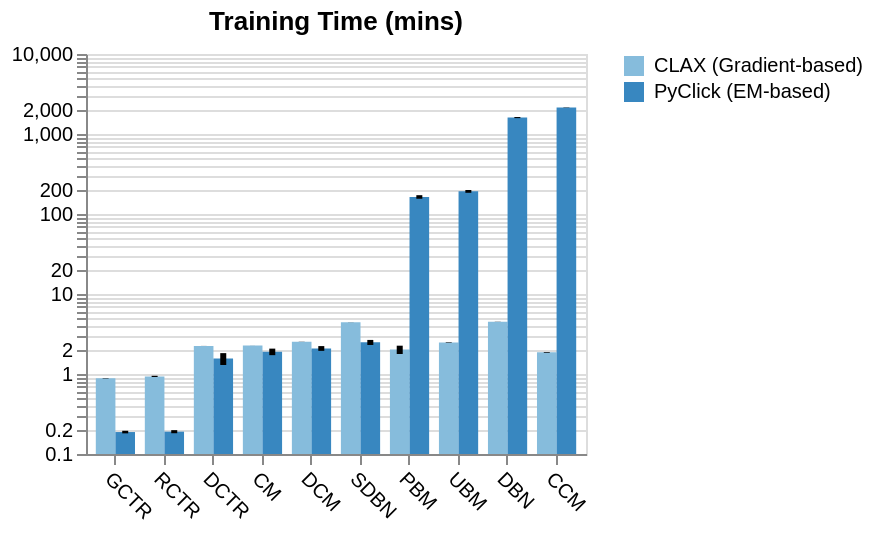

Here is the notebook cell this chart was saved with:
### Code cell
df["train_time_mins"] = df["train_time_s"].map(lambda x: x / 60)

sort_by_em = sort_order(df, "PyClick (EM-based)", "train_time_mins")

training_time_chart = alt.Chart(df, width=250, height=200, title="Training Time (mins)").mark_bar().encode(
    x=alt.X("model", title="", sort=sort_by_em).axis(labelAngle=45),
    xOffset=alt.XOffset("method", title=""),
    y=alt.Y("mean(train_time_mins)", title="").scale(type="log"),
    color=alt.Color("method", title="").scale(scheme="blues"),
        tooltip=["mean(train_time_mins)"]
) + alt.Chart(df).mark_errorbar(thickness=3).encode(
    x=alt.X("model", sort=sort_by_em).axis(labelAngle=45),
    xOffset=alt.XOffset("method", title=""),
    y=alt.Y("train_time_mins", title="").scale(type="log").axis(titlePadding=-5),
)

training_time_chart

### Figure 1 — Vega-Lite specification as saved in the notebook (floating-point values rounded to 4 significant figures)
{"config": {"view": {"continuousWidth": 300, "continuousHeight": 300}}, "layer": [{"mark": {"type": "bar"}, "encoding": {"color": {"field": "method", "scale": {"scheme": "blues"}, "title": "", "type": "nominal"}, "tooltip": [{"aggregate": "mean", "field": "train_time_mins", "type": "quantitative"}], "x": {"axis": {"labelAngle": 45}, "field": "model", "sort": ["GCTR", "RCTR", "DCTR", "CM", "DCM", "SDBN", "PBM", "UBM", "DBN", "CCM"], "title": "", "type": "nominal"}, "xOffset": {"field": "method", "title": "", "type": "nominal"}, "y": {"aggregate": "mean", "field": "train_time_mins", "scale": {"type": "log"}, "title": "", "type": "quantitative"}}, "title": "Training Time (mins)"}, {"mark": {"type": "errorbar", "thickness": 3}, "encoding": {"x": {"axis": {"labelAngle": 45}, "field": "model", "sort": ["GCTR", "RCTR", "DCTR", "CM", "DCM", "SDBN", "PBM", "UBM", "DBN", "CCM"], "type": "nominal"}, "xOffset": {"field": "method", "title": "", "type": "nominal"}, "y": {"axis": {"titlePadding": -5}, "field": "train_time_mins", "scale": {"type": "log"}, "title": "", "type": "quantitative"}}}], "data": {"name": "data-d10ff415ee76cf888db06519fe2ece52"}, "height": 200, "width": 250, "$schema": "https://vega.github.io/schema/vega-lite/v5.20.1.json", "datasets": {"data-d10ff415ee76cf888db06519fe2ece52": [{"model": "DBN", "test_loss": 0.2422, "test_ll": -0.2422, "test_ppl": 1.309, "test_cond_ppl": 1.287, "train_time_s": 269.6, "method": "CLAX (Gradient-based)", "random_state": null, "train_time_mins": 4.493}, {"model": "SDBN", "test_loss": 0.2591, "test_ll": -0.2591, "test_ppl": 1.314, "test_cond_ppl": 1.308, "train_time_s": 266.2, "method": "CLAX (Gradient-based)", "random_state": null, "train_time_mins": 4.437}, {"model": "DCM", "test_loss": 0.2623, "test_ll": -0.2623, "test_ppl": 1.318, "test_cond_ppl": 1.313, "train_time_s": 151.8, "method": "CLAX (Gradient-based)", "random_state": null, "train_time_mins": 2.53}, {"model": "CCM", "test_loss": 0.2447, "test_ll": -0.2447, "test_ppl": 1.313, "test_cond_ppl": 1.291, "train_time_s": 111.4, "method": "CLAX (Gradient-based)", "random_state": null, "train_time_mins": 1.856}, {"model": "GCTR", "test_loss": 0.3701, "test_ll": -0.37, "test_ppl": 1.526, "test_cond_ppl": 1.526, "train_time_s": 53.04, "method": "CLAX (Gradient-based)", "random_state": null, "train_time_mins": 0.8839}, {"model": "CM", "test_loss": 0.9658, "test_ll": -0.9657, "test_ppl": 1.337, "test_cond_ppl": 2.903, "train_time_s": 136.7, "method": "CLAX (Gradient-based)", "random_state": null, "train_time_mins": 2.278}, {"model": "PBM", "test_loss": 0.2618, "test_ll": -0.2618, "test_ppl": 1.312, "test_cond_ppl": 1.312, "train_time_s": 135.7, "method": "CLAX (Gradient-based)", "random_state": null, "train_time_mins": 2.262}, {"model": "UBM", "test_loss": 0.2415, "test_ll": -0.2415, "test_ppl": 1.31, "test_cond_ppl": 1.287, "train_time_s": 147.1, "method": "CLAX (Gradient-based)", "random_state": null, "train_time_mins": 2.452}, {"model": "DCTR", "test_loss": 0.269, "test_ll": -0.269, "test_ppl": 1.321, "test_cond_ppl": 1.321, "train_time_s": 134.9, "method": "CLAX (Gradient-based)", "random_state": null, "train_time_mins": 2.248}, {"model": "RCTR", "test_loss": 0.2971, "test_ll": -0.2971, "test_ppl": 1.366, "test_cond_ppl": 1.366, "train_time_s": 54.94, "method": "CLAX (Gradient-based)", "random_state": null, "train_time_mins": 0.9157}, {"model": "DBN", "test_loss": 0.2444, "test_ll": -0.2444, "test_ppl": 1.312, "test_cond_ppl": 1.29, "train_time_s": 271.4, "method": "CLAX (Gradient-based)", "random_state": null, "train_time_mins": 4.524}, {"model": "SDBN", "test_loss": 0.261, "test_ll": -0.261, "test_ppl": 1.316, "test_cond_ppl": 1.311, "train_time_s": 266.9, "method": "CLAX (Gradient-based)", "random_state": null, "train_time_mins": 4.449}, {"model": "DCM", "test_loss": 0.2638, "test_ll": -0.2638, "test_ppl": 1.32, "test_cond_ppl": 1.315, "train_time_s": 152.8, "method": "CLAX (Gradient-based)", "random_state": null, "train_time_mins": 2.547}, {"model": "CCM", "test_loss": 0.2467, "test_ll": -0.2467, "test_ppl": 1.315, "test_cond_ppl": 1.293, "train_time_s": 114.2, "method": "CLAX (Gradient-based)", "random_state": null, "train_time_mins": 1.903}, {"model": "GCTR", "test_loss": 0.3691, "test_ll": -0.369, "test_ppl": 1.52, "test_cond_ppl": 1.52, "train_time_s": 53.75, "method": "CLAX (Gradient-based)", "random_state": null, "train_time_mins": 0.8959}, {"model": "CM", "test_loss": 0.972, "test_ll": -0.9714, "test_ppl": 1.341, "test_cond_ppl": 2.92, "train_time_s": 136.4, "method": "CLAX (Gradient-based)", "random_state": null, "train_time_mins": 2.273}, {"model": "PBM", "test_loss": 0.2628, "test_ll": -0.2627, "test_ppl": 1.313, "test_cond_ppl": 1.313, "train_time_s": 92.14, "method": "CLAX (Gradient-based)", "random_state": null, "train_time_mins": 1.536}, {"model": "UBM", "test_loss": 0.2435, "test_ll": -0.2435, "test_ppl": 1.312, "test_cond_ppl": 1.29, "train_time_s": 150.5, "method": "CLAX (Gradient-based)", "random_state": null, "train_time_mins": 2.508}, {"model": "DCTR", "test_loss": 0.2701, "test_ll": -0.2701, "test_ppl": 1.323, "test_cond_ppl": 1.323, "train_time_s": 134.6, "method": "CLAX (Gradient-based)", "random_state": null, "train_time_mins": 2.243}, {"model": "RCTR", "test_loss": 0.2991, "test_ll": -0.2991, "test_ppl": 1.369, "test_cond_ppl": 1.369, "train_time_s": 57.97, "method": "CLAX (Gradient-based)", "random_state": null, "train_time_mins": 0.9662}, {"model": "DBN", "test_loss": 0.2388, "test_ll": -0.2389, "test_ppl": 1.304, "test_cond_ppl": 1.283, "train_time_s": 269.4, "method": "CLAX (Gradient-based)", "random_state": null, "train_time_mins": 4.49}, {"model": "SDBN", "test_loss": 0.2536, "test_ll": -0.2537, "test_ppl": 1.307, "test_cond_ppl": 1.301, "train_time_s": 265.5, "method": "CLAX (Gradient-based)", "random_state": null, "train_time_mins": 4.426}, {"model": "DCM", "test_loss": 0.2563, "test_ll": -0.2563, "test_ppl": 1.31, "test_cond_ppl": 1.305, "train_time_s": 151.7, "method": "CLAX (Gradient-based)", "random_state": null, "train_time_mins": 2.528}, {"model": "CCM", "test_loss": 0.2412, "test_ll": -0.2413, "test_ppl": 1.307, "test_cond_ppl": 1.286, "train_time_s": 110.2, "method": "CLAX (Gradient-based)", "random_state": null, "train_time_mins": 1.837}, {"model": "GCTR", "test_loss": 0.3685, "test_ll": -0.3685, "test_ppl": 1.522, "test_cond_ppl": 1.522, "train_time_s": 52.71, "method": "CLAX (Gradient-based)", "random_state": null, "train_time_mins": 0.8785}, {"model": "CM", "test_loss": 0.9537, "test_ll": -0.9541, "test_ppl": 1.331, "test_cond_ppl": 2.865, "train_time_s": 136.5, "method": "CLAX (Gradient-based)", "random_state": null, "train_time_mins": 2.274}, {"model": "PBM", "test_loss": 0.2574, "test_ll": -0.2574, "test_ppl": 1.306, "test_cond_ppl": 1.306, "train_time_s": 135.4, "method": "CLAX (Gradient-based)", "random_state": null, "train_time_mins": 2.256}, {"model": "UBM", "test_loss": 0.2385, "test_ll": -0.2386, "test_ppl": 1.305, "test_cond_ppl": 1.283, "train_time_s": 147.2, "method": "CLAX (Gradient-based)", "random_state": null, "train_time_mins": 2.453}, {"model": "DCTR", "test_loss": 0.2617, "test_ll": -0.2618, "test_ppl": 1.312, "test_cond_ppl": 1.312, "train_time_s": 134.5, "method": "CLAX (Gradient-based)", "random_state": null, "train_time_mins": 2.241}, {"model": "RCTR", "test_loss": 0.2966, "test_ll": -0.2967, "test_ppl": 1.366, "test_cond_ppl": 1.366, "train_time_s": 55.11, "method": "CLAX (Gradient-based)", "random_state": null, "train_time_mins": 0.9185}, {"model": "DBN", "test_loss": null, "test_ll": -0.2588, "test_ppl": 1.315, "test_cond_ppl": 1.308, "train_time_s": 97370.0, "method": "PyClick (EM-based)", "random_state": 1.0, "train_time_mins": 1623.0}, {"model": "SDBN", "test_loss": null, "test_ll": -0.2645, "test_ppl": 1.311, "test_cond_ppl": 1.315, "train_time_s": 132.0, "method": "PyClick (EM-based)", "random_state": 1.0, "train_time_mins": 2.201}, {"model": "DCM", "test_loss": null, "test_ll": -0.2703, "test_ppl": 1.316, "test_cond_ppl": 1.324, "train_time_s": 115.1, "method": "PyClick (EM-based)", "random_state": 1.0, "train_time_mins": 1.918}, {"model": "CCM", "test_loss": null, "test_ll": -0.2602, "test_ppl": 1.315, "test_cond_ppl": 1.311, "train_time_s": 128300.0, "method": "PyClick (EM-based)", "random_state": 1.0, "train_time_mins": 2138.0}, {"model": "GCTR", "test_loss": null, "test_ll": -0.3701, "test_ppl": 1.525, "test_cond_ppl": 1.525, "train_time_s": 11.59, "method": "PyClick (EM-based)", "random_state": 1.0, "train_time_mins": 0.1931}, {"model": "CM", "test_loss": null, "test_ll": -8.789, "test_ppl": 1.359, "test_cond_ppl": 18540.0, "train_time_s": 103.2, "method": "PyClick (EM-based)", "random_state": 1.0, "train_time_mins": 1.72}, {"model": "PBM", "test_loss": null, "test_ll": -0.2624, "test_ppl": 1.313, "test_cond_ppl": 1.313, "train_time_s": 10290.0, "method": "PyClick (EM-based)", "random_state": 1.0, "train_time_mins": 171.5}, {"model": "UBM", "test_loss": null, "test_ll": -0.2457, "test_ppl": 1.312, "test_cond_ppl": 1.293, "train_time_s": 10850.0, "method": "PyClick (EM-based)", "random_state": 1.0, "train_time_mins": 180.8}, {"model": "DCTR", "test_loss": null, "test_ll": -0.2673, "test_ppl": 1.319, "test_cond_ppl": 1.319, "train_time_s": 74.84, "method": "PyClick (EM-based)", "random_state": 1.0, "train_time_mins": 1.247}, {"model": "RCTR", "test_loss": null, "test_ll": -0.2977, "test_ppl": 1.367, "test_cond_ppl": 1.367, "train_time_s": 11.01, "method": "PyClick (EM-based)", "random_state": 1.0, "train_time_mins": 0.1835}, {"model": "DBN", "test_loss": null, "test_ll": -0.2534, "test_ppl": 1.307, "test_cond_ppl": 1.301, "train_time_s": 93300.0, "method": "PyClick (EM-based)", "random_state": 2.0, "train_time_mins": 1555.0}, {"model": "SDBN", "test_loss": null, "test_ll": -0.26, "test_ppl": 1.305, "test_cond_ppl": 1.309, "train_time_s": 146.3, "method": "PyClick (EM-based)", "random_state": 2.0, "train_time_mins": 2.438}, {"model": "DCM", "test_loss": null, "test_ll": -0.2669, "test_ppl": 1.31, "test_cond_ppl": 1.319, "train_time_s": 118.7, "method": "PyClick (EM-based)", "random_state": 2.0, "train_time_mins": 1.979}, {"model": "CCM", "test_loss": null, "test_ll": -0.2554, "test_ppl": 1.308, "test_cond_ppl": 1.304, "train_time_s": 128500.0, "method": "PyClick (EM-based)", "random_state": 2.0, "train_time_mins": 2141.0}, {"model": "GCTR", "test_loss": null, "test_ll": -0.3685, "test_ppl": 1.522, "test_cond_ppl": 1.522, "train_time_s": 10.46, "method": "PyClick (EM-based)", "random_state": 2.0, "train_time_mins": 0.1743}, {"model": "CM", "test_loss": null, "test_ll": -8.76, "test_ppl": 1.353, "test_cond_ppl": 18040.0, "train_time_s": 103.2, "method": "PyClick (EM-based)", "random_state": 2.0, "train_time_mins": 1.72}, {"model": "PBM", "test_loss": null, "test_ll": -0.2577, "test_ppl": 1.306, "test_cond_ppl": 1.306, "train_time_s": 10340.0, "method": "PyClick (EM-based)", "random_state": 2.0, "train_time_mins": 172.3}, {"model": "UBM", "test_loss": null, "test_ll": -0.2417, "test_ppl": 1.306, "test_cond_ppl": 1.287, "train_time_s": 11290.0, "method": "PyClick (EM-based)", "random_state": 2.0, "train_time_mins": 188.1}, {"model": "DCTR", "test_loss": null, "test_ll": -0.2609, "test_ppl": 1.311, "test_cond_ppl": 1.311, "train_time_s": 125.0, "method": "PyClick (EM-based)", "random_state": 2.0, "train_time_mins": 2.084}, {"model": "RCTR", "test_loss": null, "test_ll": -0.2962, "test_ppl": 1.365, "test_cond_ppl": 1.365, "train_time_s": 12.42, "method": "PyClick (EM-based)", "random_state": 2.0, "train_time_mins": 0.207}, {"model": "DBN", "test_loss": null, "test_ll": -0.2604, "test_ppl": 1.317, "test_cond_ppl": 1.31, "train_time_s": 98160.0, "method": "PyClick (EM-based)", "random_state": 3.0, "train_time_mins": 1636.0}, {"model": "SDBN", "test_loss": null, "test_ll": -0.2667, "test_ppl": 1.314, "test_cond_ppl": 1.318, "train_time_s": 169.1, "method": "PyClick (EM-based)", "random_state": 3.0, "train_time_mins": 2.819}, {"model": "DCM", "test_loss": null, "test_ll": -0.273, "test_ppl": 1.319, "test_cond_ppl": 1.327, "train_time_s": 142.4, "method": "PyClick (EM-based)", "random_state": 3.0, "train_time_mins": 2.373}, {"model": "CCM", "test_loss": null, "test_ll": -0.2618, "test_ppl": 1.317, "test_cond_ppl": 1.313, "train_time_s": 130200.0, "method": "PyClick (EM-based)", "random_state": 3.0, "train_time_mins": 2170.0}, {"model": "GCTR", "test_loss": null, "test_ll": -0.3691, "test_ppl": 1.519, "test_cond_ppl": 1.519, "train_time_s": 11.82, "method": "PyClick (EM-based)", "random_state": 3.0, "train_time_mins": 0.197}, {"model": "CM", "test_loss": null, "test_ll": -8.681, "test_ppl": 1.362, "test_cond_ppl": 16600.0, "train_time_s": 135.2, "method": "PyClick (EM-based)", "random_state": 3.0, "train_time_mins": 2.254}, {"model": "PBM", "test_loss": null, "test_ll": -0.264, "test_ppl": 1.315, "test_cond_ppl": 1.315, "train_time_s": 8805.0, "method": "PyClick (EM-based)", "random_state": 3.0, "train_time_mins": 146.7}, {"model": "UBM", "test_loss": null, "test_ll": -0.2476, "test_ppl": 1.314, "test_cond_ppl": 1.295, "train_time_s": 12410.0, "method": "PyClick (EM-based)", "random_state": 3.0, "train_time_mins": 206.8}, {"model": "DCTR", "test_loss": null, "test_ll": -0.2687, "test_ppl": 1.321, "test_cond_ppl": 1.321, "train_time_s": 80.93, "method": "PyClick (EM-based)", "random_state": 3.0, "train_time_mins": 1.349}, {"model": "RCTR", "test_loss": null, "test_ll": -0.2989, "test_ppl": 1.369, "test_cond_ppl": 1.369, "train_time_s": 10.81, "method": "PyClick (EM-based)", "random_state": 3.0, "train_time_mins": 0.1802}]}}
